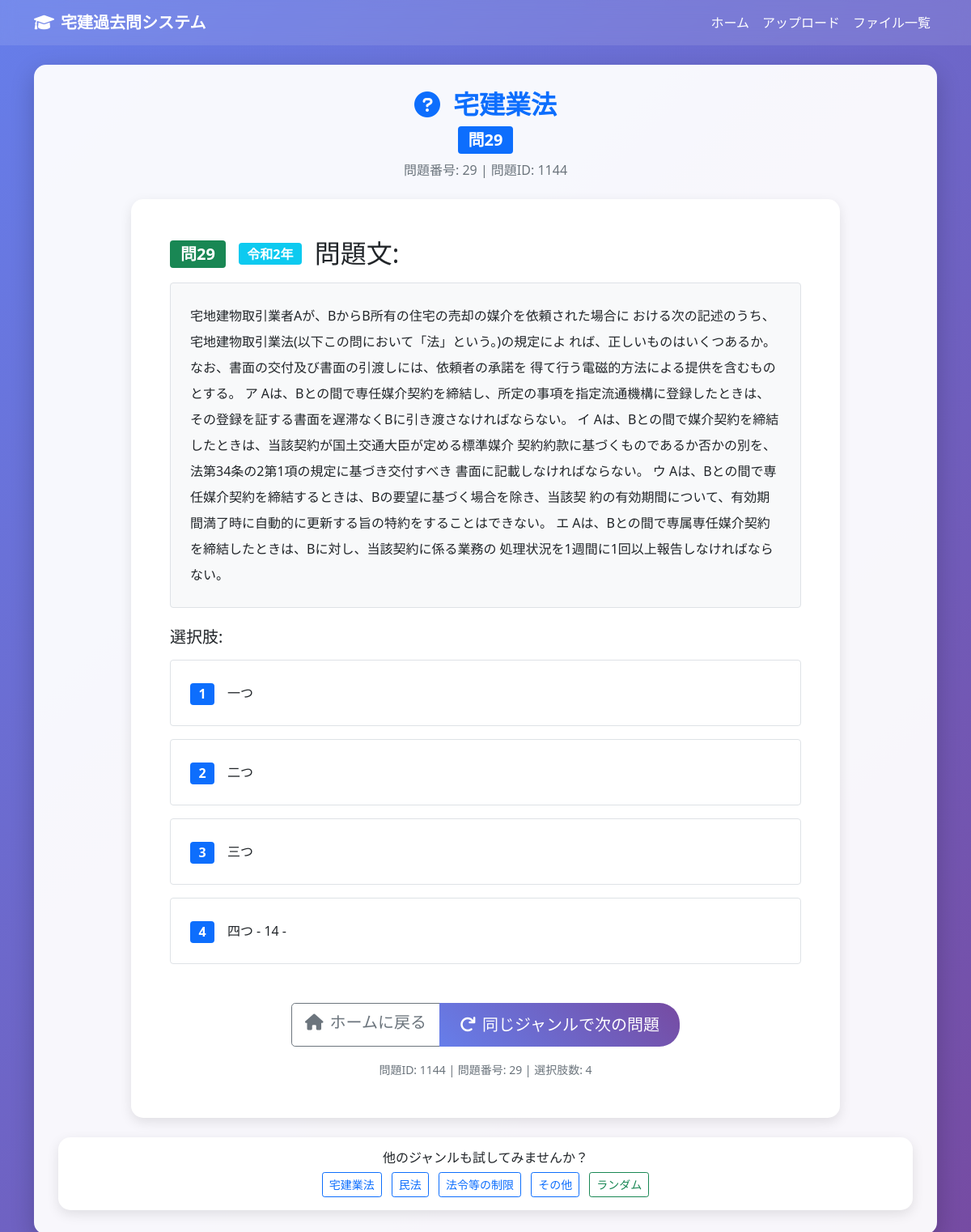
/question/takken_law, run on the app's committed database.
### tables this page shows
CREATE TABLE questions (
            id INTEGER PRIMARY KEY AUTOINCREMENT,
            pdf_id INTEGER,
            question_text TEXT NOT NULL,
            options TEXT,
            correct_answer TEXT,
            explanation TEXT,
            genre TEXT,
            question_number INTEGER, year TEXT,
            FOREIGN KEY (pdf_id) REFERENCES pdf_files (id)
        );

### app.py (the view)
@app.route('/question/<genre>')
def get_question(genre):
    conn = sqlite3.connect('takken_exam.db')
    cursor = conn.cursor()
    if genre == 'random':
        cursor.execute('SELECT * FROM questions WHERE correct_answer IS NOT NULL AND correct_answer != "" ORDER BY RANDOM() LIMIT 1')
    else:
        cursor.execute('SELECT * FROM questions WHERE genre = ? AND correct_answer IS NOT NULL AND correct_answer != "" ORDER BY RANDOM() LIMIT 1', (genre,))
    question = cursor.fetchone()
    conn.close()
    if question:
        import json
        try:
            options = json.loads(question[3]) if question[3] else []  # optionsはインデックス3
        except (json.JSONDecodeError, TypeError):
            options = []
        question_data = {
            'id': question[0],                    # id
            'question_text': question[2],        # question_text
            'options': options,                  # options (JSON)
            'correct_answer': question[4],       # correct_answer
            'genre': GENRES.get(question[6], question[6]),  # genre
            'question_number': question[7],      # question_number
            'year': question[8] if len(question) > 8 else ''  # year
        }
        return render_template('question.html', question=question_data)
    else:
        flash('該当するジャンルの問題が見つかりません')
        return redirect(url_for('index'))

### templates/question.html (shortened to what this page needs)
{% extends "base.html" %}
{% block content %}
<div class="text-center mb-4">
    <h2 class="fw-bold text-primary">
        <i class="fas fa-question-circle me-3"></i>{{ question.genre }}
    </h2>
    <div class="badge bg-primary fs-5 mb-2">問{{ question.question_number }}</div>
    <p class="text-muted">問題番号: {{ question.question_number }} | 問題ID: {{ question.id }}</p>
</div>
<div class="row justify-content-center">
    <div class="col-lg-10">
        <div class="card card-custom">
            <div class="card-body p-5">
                <div class="question-content">
                    <div class="d-flex align-items-center mb-3">
                        <span class="badge bg-success fs-5 me-3">問{{ question.question_number }}</span>
                        {% if question.year %}
                        <span class="badge bg-info fs-6 me-3">{{ question.year }}</span>
                        {% endif %}
                        <h2 class="mb-0">問題文:</h2>
                    </div>
                    <div class="border rounded p-4 bg-light mb-4" style="min-height: 120px;">
                        <p class="mb-0 fs-6 lh-lg" style="white-space: pre-wrap;">{{ question.question_text }}</p>
                    </div>
                    {% if question.options and question.options|length > 0 %}
                    <h5 class="mb-3">選択肢:</h5>
                    <div class="options-container">
                        {% for option in question.options %}
                        <div class="option-item mb-3 p-4 border rounded bg-white clickable-option"
                             style="min-height: 80px; cursor: pointer; transition: all 0.3s ease;"
                             data-option-number="{{ loop.index }}"
                             onclick="selectOption({{ loop.index }})">
                            <div class="d-flex align-items-start">
                                <span class="badge bg-primary me-3 mt-1 fs-6 option-number">{{ loop.index }}</span>
                                <div class="flex-grow-1">
                                    <p class="mb-0 fs-6 lh-lg" style="white-space: pre-wrap; word-wrap: break-word;">{{ option }}</p>
                                </div>
                            </div>
                        </div>
                        {% endfor %}
                    </div>
                    {% else %}
                    <div class="alert alert-warning mt-3">
                        <i class="fas fa-exclamation-triangle me-2"></i>
                        この問題には選択肢が抽出されていません。PDF処理を改善する必要があります。
                    </div>
                    {% endif %}
                </div>
                <div class="text-center mt-5">
                    <div class="btn-group" role="group">
                        <a href="{{ url_for('index') }}" class="btn btn-outline-secondary btn-lg">
                            <i class="fas fa-home me-2"></i>ホームに戻る
                        </a>
                        <button onclick="location.reload()" class="btn btn-custom btn-lg">
                            <i class="fas fa-redo me-2"></i>同じジャンルで次の問題
                        </button>
                    </div>
                    <div class="mt-3">
                        <small class="text-muted">
                            問題ID: {{ question.id }} |
                            問題番号: {{ question.question_number }} |
                            選択肢数: {{ question.options|length if question.options else 0 }}
                        </small>
                    </div>
                </div>
            </div>
        </div>
    </div>
</div>
<div class="row mt-4">
    <div class="col-12">
        <div class="card card-custom">
            <div class="card-body text-center">
                <h6 class="card-title">他のジャンルも試してみませんか？</h6>
                <div class="btn-group-sm" role="group">
                    <a href="{{ url_for('get_question', genre='takken_law') }}" class="btn btn-outline-primary btn-sm me-2">宅建業法</a>
                    <a href="{{ url_for('get_question', genre='civil_law') }}" class="btn btn-outline-primary btn-sm me-2">民法</a>
                    <a href="{{ url_for('get_question', genre='legal_restrictions') }}" class="btn btn-outline-primary btn-sm me-2">法令等の制限</a>
                    <a href="{{ url_for('get_question', genre='others') }}" class="btn btn-outline-primary btn-sm me-2">その他</a>
                    <a href="{{ url_for('get_question', genre='random') }}" class="btn btn-outline-success btn-sm">ランダム</a>
                </div>
            </div>
        </div>
    </div>
</div>
{% endblock %}

### templates/base.html (style rules this page uses)
body { background: linear-gradient(135deg, #667eea 0%, #764ba2 100%); min-height: 100vh; font-family: 'Segoe UI', Tahoma, Geneva, Verdana, sans-serif; }
.btn-custom { background: linear-gradient(45deg, #667eea, #764ba2); border: none; color: white; padding: 12px 25px; border-radius: 25px; transition: all 0.3s ease; }
.card-custom { border: none; border-radius: 15px; box-shadow: 0 5px 15px rgba(0, 0, 0, 0.1); transition: transform 0.3s ease; }

### data on the page
questions: question_number "29", id "1144", year "令和2年", question_text "宅地建物取引業者Aが、BからB所有の住宅の売却の媒介を依頼された場合に おける次の記述のうち、宅地建物取引業法(以下この問において「法」という。)の規定によ れば、正しいものはいくつあるか。なお、書面の交付及び書面の引渡しには、依頼者の承諾を 得て行う電磁的方法による提供を含むものとする。 ア Aは、Bとの間で専任媒介契約を締結し、所定の事項を指定流通機構に登録したときは、 その登録を証する書面を遅滞なくBに引き渡さなければならない。 イ Aは、Bとの間で媒介契約を締結したときは、当該契約が国土交通大臣が定める標準媒介 契約約款に基づくものであるか否かの別を、法第34条の2第1項の規定に基づき交付すべき 書面に記載しなければならない。 ウ Aは、Bとの間で専任媒介契約を締結するときは、Bの要望に基づく場合を除き、当該契 約の有効期間について、有効期間満了時に自動的に更新する旨の特約をすることはできない。 エ Aは、Bとの間で専属専任媒介契約を締結したときは、Bに対し、当該契約に係る業務の 処理状況を1週間に1回以上報告しなければならない。"

### other printed values
{{ question.genre }} "宅建業法"
{{ option }} "一つ" "二つ" "三つ" "四つ - 14 -"
{{ question.options|length if question.options else 0 }} "4"
